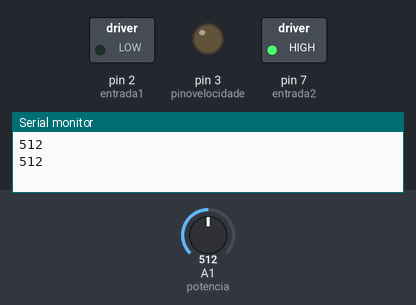
Simulated run of this sketch. Board: Arduino Uno, built with avr-gcc and run on an emulated ATmega328P. On the bench: switched loads named in the sketch (green lamp = pin HIGH), output pins drawn as LEDs (lit = HIGH), the last lines printed to the serial monitor. Inputs (shaded band) come from the test bench; at power-on: A1 (potencia) = 512.

Above: at 11.3 s.
11.4 s: A1 (potencia) set to 716
At 21.3 s:
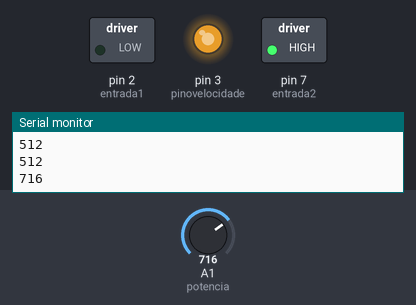
24.0 s: A1 (potencia) set to 754
At 34.1 s:
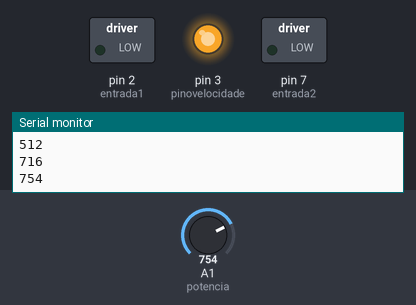
37.5 s: A1 (potencia) set to 768
At 44.5 s:
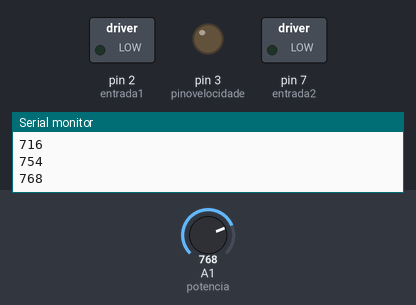
51.0 s: A1 (potencia) set to 900
At 53.7 s:
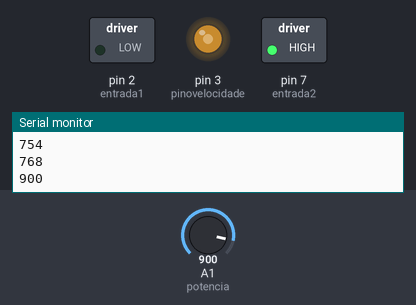
64.5 s: A1 (potencia) set to 306
At 74.5 s:
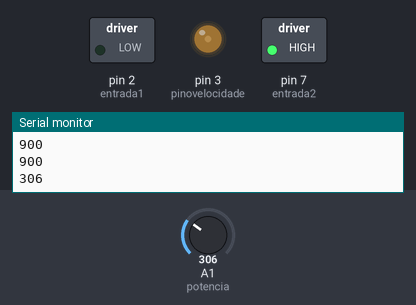
Timing chart, 0 to 79.5 s (numbered marks = the images above; inputs shaded):
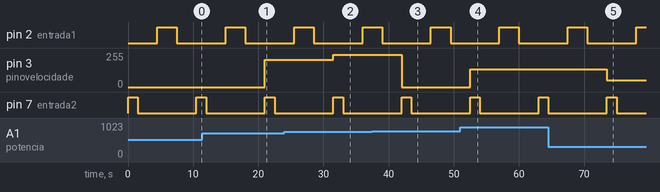

The sketch:

exercicio_dia_19.ino
```cpp
int pinovelocidade=3;
int entrada1=2;
int entrada2=7;
int potencia=1;
void setup() {
  pinMode(pinovelocidade, OUTPUT);
  pinMode(entrada1, OUTPUT);
  pinMode(entrada2,OUTPUT);
  Serial.begin(9600);
}

void loop() {
  int velocidade=analogRead(potencia);
  Serial.println(velocidade);
  analogWrite(pinovelocidade,velocidade);
  digitalWrite(entrada1,LOW);
  digitalWrite(entrada2,HIGH);
  delay(1500);
  para_motor();
  digitalWrite(entrada1,HIGH);
  digitalWrite(entrada2,LOW);
  delay(3000);
  para_motor();
}

void para_motor(){
  digitalWrite(entrada1,LOW);
  digitalWrite(entrada2,LOW);
  delay(3000);
}
```

Measured:
- the behaviour switches between 767 and 768 on A1 (potencia) (found by bisection; images 2 and 3)
- after the input at 11.4 s, pin 3 (pinovelocidade): 0/255 → 204/255 after 9.6 s
- after the input at 24.0 s, pin 3 (pinovelocidade): 204/255 → 242/255 after 7.5 s
- after the input at 37.5 s, pin 3 (pinovelocidade): 242/255 → 0/255 after 4.5 s
- after the input at 51.0 s, pin 3 (pinovelocidade): 0/255 → 132/255 after 1.5 s
- after the input at 64.5 s, pin 3 (pinovelocidade): 132/255 → 50/255 after 9.0 s
